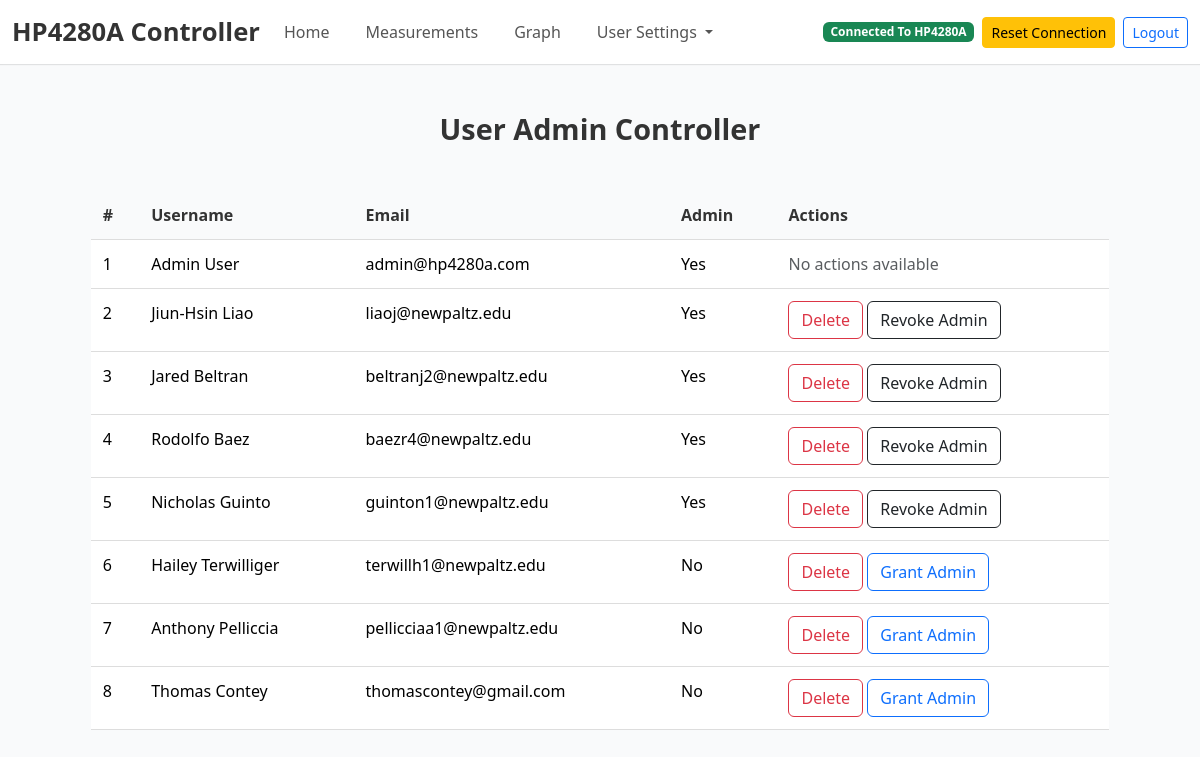
Page /documentation (signed in) on the earlier database version.
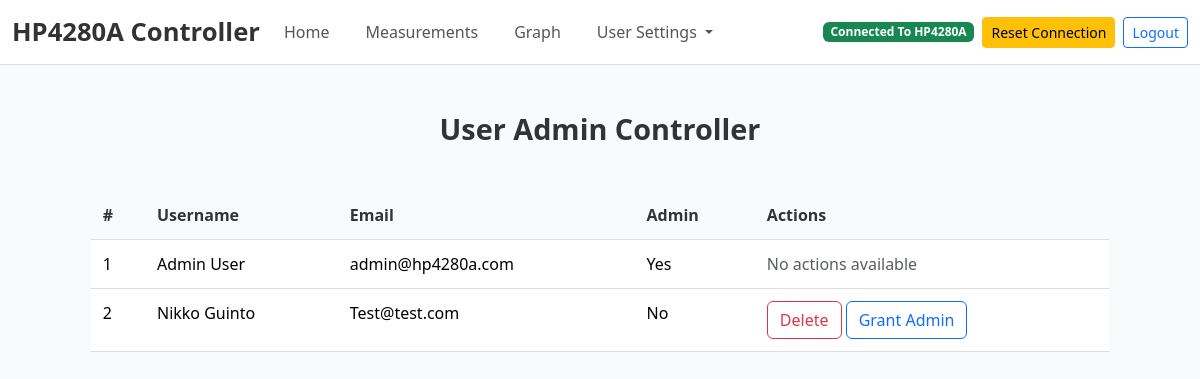
Same page on the later database version.
### tables this page shows
CREATE TABLE users (
            id INTEGER PRIMARY KEY AUTOINCREMENT,
            first_name TEXT NOT NULL,
            last_name TEXT NOT NULL,
            email TEXT NOT NULL UNIQUE,
            password TEXT NOT NULL,
            is_admin INTEGER NOT NULL DEFAULT 0
        );

### main.py (the view, shortened to what this page needs)
@app.route('/documentation', methods=["GET", "POST"])
def documentation():
    if 'email' not in session:
        flash("Please log in to access this page.", "error")
        return redirect(url_for("login"))
    user = get_user_by_email(session['email'])
    if not user:
        flash("User not found. Please log in again.", "error")
        return redirect(url_for("login"))
    if user[5] == 0:  # Check the `is_admin` value
        flash("You do not have permission to access this page.", "error")
        return redirect(url_for("login"))
    conn = sqlite3.connect(DB_path)
    cursor = conn.cursor()
    cursor.execute("SELECT first_name, last_name, email, id, is_admin FROM users WHERE email != 'demo@hp4280a.com'")
    users = cursor.fetchall()
    conn.close()
    return render_template("documentation.html", users=users, logged_in_email=session['email'])

### database.py (called while the page is built)
def get_user_by_email(email):
    conn = sqlite3.connect(DB_path)
    cursor = conn.cursor()
    cursor.execute('''
        SELECT * FROM users WHERE email = ?
    ''', (email,))
    user = cursor.fetchone()
    conn.close()
    return user

### main.py (called while the page is built, shortened)
@app.context_processor
def inject_user_info():
    if 'email' in session:
        user = get_user_by_email(session['email'])
        if user:
            return {
                'username': f"{user[1]} {user[2]}",  # First name and last name
                'user_id': user[0],  # User ID
                'email': user[3],  # Email
                'is_admin': user[5] == 1  # Check if the user is an admin (assuming `is_admin` is the 6th column)
            }

@app.context_processor
def inject_connection_status():
    if 'email' in session and session['email'] in gpib_connections:
        ctrl = gpib_connections[session['email']]
        if hasattr(ctrl, 'conn') and hasattr(ctrl.conn, 'check_connection'):
            connected = ctrl.conn.check_connection()
            return {
                'connection_status': 'success' if connected else 'failure',
                'terminal_output': ["Connected to device." if connected else "Not connected."]
            }
    return {
        'connection_status': 'failure',
        'terminal_output': ["No connection."]
    }

### visacon.py (called while the page is built, shortened)
    def check_connection(self, force_check=False):
        return self.connected  # NEW: This now safely returns the explicitly managed attribute

### templates/documentation.html (shortened to what this page needs)
{% extends "base.html" %}
{% block content %}
<h3 class="text-center mt-5 mb-4">User Admin Controller</h3>
<div class="table-container">
    <table class="table">
        <thead>
            <tr>
                <th>#</th>
                <th>Username</th>
                <th>Email</th>
                <th>Admin</th>
                <th>Actions</th>
            </tr>
        </thead>
        <tbody>
            {% for user in users %}
            <tr>
                <td>{{ loop.index }}</td>
                <td>{{ user[0] }} {{ user[1] }}</td>
                <td>{{ user[2] }}</td>
                <td>{{ "Yes" if user[4] == 1 else "No" }}</td>
                <td class="action-buttons">
                    {% if user[2] != logged_in_email %}
                        <form method="POST" action="{{ url_for('documentation') }}" style="display:inline;" onsubmit="return confirmDelete()">
                            <button type="submit" name="action" value="delete" class="btn btn-outline-danger">Delete</button>
                        </form>
                        {% if user[4] == 0 %}
                        <form method="POST" action="{{ url_for('documentation') }}" style="display:inline;">
                            <button type="submit" name="action" value="grant_admin" class="btn btn-outline-primary">Grant Admin</button>
                        </form>
                        {% else %}
                        <form method="POST" action="{{ url_for('documentation') }}" style="display:inline;">
                            <button type="submit" name="action" value="revoke_admin" class="btn btn-outline-dark">Revoke Admin</button>
                        </form>
                        {% endif %}
                    {% else %}
                        <span class="text-muted">No actions available</span>
                    {% endif %}
                </td>
            </tr>
            {% endfor %}
        </tbody>
    </table>
</div>
{% endblock %}

### templates/base.html (shortened to what this page needs)
<!DOCTYPE html>
<html>
<head>
    <link rel="stylesheet" href="https://cdnjs.cloudflare.com/ajax/libs/font-awesome/4.7.0/css/font-awesome.min.css">
    <link href="https://cdn.jsdelivr.net/npm/bootstrap@5.3.5/dist/css/bootstrap.min.css" rel="stylesheet">
    <link href="https://cdnjs.cloudflare.com/ajax/libs/tailwindcss/2.2.19/tailwind.min.css" rel="stylesheet">
</head>
<body class="bg-gray-50">
    {% if email %}
    <nav class="navbar navbar-expand-lg navbar-light">
        <div class="container-fluid">
            {% if email == "demo@hp4280a.com" %}
                <span class="navbar-brand text-danger fw-bold">DEMO MODE</span>
            {% else %}
                <a class="navbar-brand" href="/contributions">HP4280A Controller</a>
            {% endif %}
            <div class="collapse navbar-collapse" id="navbarSupportedContent">
                <ul class="navbar-nav me-auto mb-2 mb-lg-0">
                    <li class="nav-item">
                        <a class="nav-link" aria-current="page" href="/">Home</a>
                    </li>
                    <li class="nav-item">
                        <a class="nav-link" href="/configuration">Measurements</a>
                    </li>
                    <li class="nav-item">
                        <a class="nav-link" href="/graph">Graph</a>
                    </li>
                    <li class="nav-item dropdown">
                        <a class="nav-link dropdown-toggle" href="#" id="navbarDropdown" role="button" aria-haspopup="true" aria-expanded="false">
                            User Settings
                          </a>
                    </li>
                </ul>
            <div class="d-flex align-items-center gap-2 ms-auto">
            <span class="badge {{ 'bg-success' if connection_status == 'success' else 'bg-danger' }}">
                {{ 'Connected To HP4280A' if connection_status == 'success' else 'Disconnected To HP4280A' }}
            </span>
                <form action="{{ url_for('reset_connection') }}" method="POST" class="d-inline">
                    <button type="submit" class="btn btn-warning btn-sm" onclick="window.location.href='/clear'; return false;">Reset Connection</button>
                </form>
                <a href="/logout" class="btn btn-outline-primary btn-sm">Logout</a>
            </div>
            </div>
        </div>
    </nav>
    {% endif %}
    <div class="container-fluid">
        {% block content %}
        {% endblock %}
    </div>
</body>
</html>

### templates/base.html (style rules this page uses)
.navbar { background-color: #fff; box-shadow: 0 1px 1px rgba(0, 0, 0, 0.1); }
.navbar .navbar-brand { font-size: 1.6rem; font-weight: 600; color: #333; transition: color 0.3s ease; }
.navbar-nav .nav-link { color: #555; font-weight: 500; margin-right: 20px; transition: color 0.3s ease; }

### templates/documentation.html (style rules this page uses)
body { background-color: #f9f9f9; color: #333; }
h3 { font-size: 1.8rem; font-weight: 600; color: #333; }
.table-container { max-width: 90%; margin: 0 auto; padding: 20px; margin-top: 20px; }
.table { width: 100%; border-collapse: collapse; font-size: 1rem; }
.table th, .table td { padding: 12px; text-align: left; border-bottom: 1px solid #ddd; }
.table th { font-weight: bold; color: #333; background-color: transparent; }

Differences in the rows shown:
removed users: first_name "Jiun-Hsin", last_name "Liao", email "liaoj@newpaltz.edu", is_admin "Yes"
removed users: first_name "Jared", last_name "Beltran", email "beltranj2@newpaltz.edu", is_admin "Yes"
removed users: first_name "Rodolfo", last_name "Baez", email "baezr4@newpaltz.edu", is_admin "Yes"
removed users: first_name "Nicholas", last_name "Guinto", email "guinton1@newpaltz.edu", is_admin "Yes"
removed users: first_name "Hailey", last_name "Terwilliger", email "terwillh1@newpaltz.edu", is_admin "No"
removed users: first_name "Anthony", last_name "Pelliccia", email "pellicciaa1@newpaltz.edu", is_admin "No"
removed users: first_name "Thomas", last_name "Contey", email "thomascontey@gmail.com", is_admin "No"
added users: first_name "Nikko", last_name "Guinto", email "Test@test.com", is_admin "No"
